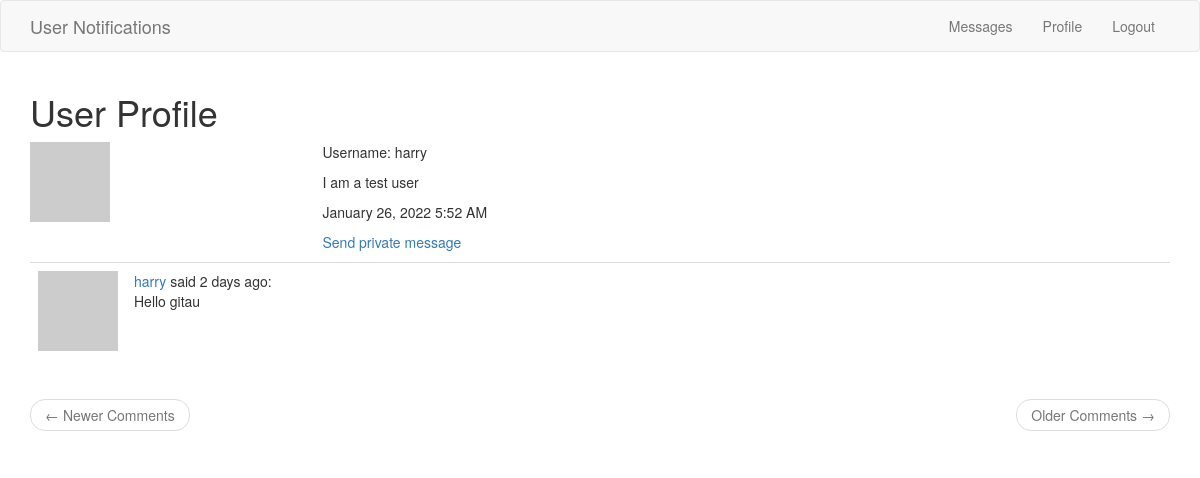
Page /user/harry (signed in) on the earlier database version.
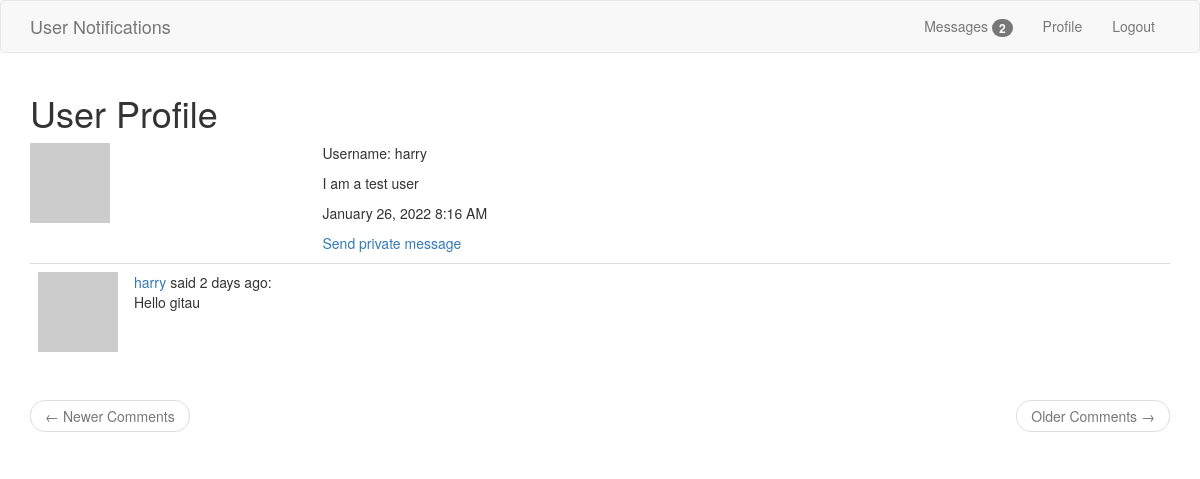
Same page on the later database version.
### app/models.py (models this page shows, shortened)
class User(UserMixin, db.Model):
    __table_name__ = 'users'
    id = db.Column(db.Integer, primary_key=True)
    username = db.Column(db.String(64), index=True, unique=True)
    email = db.Column(db.String(64), index=True, unique=True)
    password_hash = db.Column(db.String(128))
    about_me = db.Column(db.String(120))
    last_seen = db.Column(db.DateTime, default=datetime.utcnow)
    posts = db.relationship('Post', backref='author', lazy='dynamic')
    messages_sent = db.relationship(
        'Message',
        foreign_keys='Message.sender_id',
        backref='author',
        lazy='dynamic')
    messages_received = db.relationship(
        'Message',
        foreign_keys='Message.recipient_id',
        backref='recipient',
        lazy='dynamic')
    last_message_read_time = db.Column(db.DateTime)
    notifications = db.relationship(
        'Notification',
        backref='user',
        lazy='dynamic')
    def avatar(self, size):
        digest = md5(self.email.lower().encode('utf-8')).hexdigest()
        return f'https://www.gravatar.com/avatar/{digest}?d=identicon&s={size}'
    def new_messages(self):
        last_read_time = self.last_message_read_time or datetime(1900, 1, 1)
        return Message.query.filter_by(recipient=self).filter(
            Message.timestamp > last_read_time).count()

### app/routes.py (the view)
@app.route('/user/<username>')
@login_required
def user(username):
    user = User.query.filter_by(username=username).first_or_404()
    page = request.args.get('page', 1, type=int)
    posts = user.posts.order_by(Post.timestamp.desc()).paginate(
        page, app.config['POSTS_PER_PAGE'], False)
    next_url = url_for('user', username=user.username, page=posts.next_num) \
        if posts.has_next else None
    prev_url = url_for('index', page=posts.prev_num) \
        if posts.has_prev else None
    return render_template(
        'user.html',
        title='User Profile',
        username=username,
        user=user,
        next_url=next_url,
        prev_url=prev_url,
        posts=posts.items
    )

### app/models.py (called while the page is built)
@login.user_loader
def load_user(id):
    return User.query.get(int(id))

### app/routes.py (called while the page is built)
@app.before_request
def before_request():
    if current_user.is_authenticated:
        current_user.last_seen = datetime.utcnow()
        db.session.commit()

### app/templates/user.html (shortened to what this page needs)
{% extends 'base.html' %}
{% block app_context %}
<div class="row">
    <div class="col-md-12">
        <h1>{{title}}</h1>
    </div>
</div>
<div class="row">
    <div class="col-sm-3 text-center">
        <p>
            <img src="{{ user.avatar(70) }}" alt="Avatar" class="img-responsive">
        </p>
    </div>
    <div class="col-sm-9">
        <p>
            Username: {{ user.username }}
        </p>
        {% if user.about_me %}
        <p>
            <span>
                {{ user.about_me }}
            </span>
        </p>
        {% endif %}
        <p>
            <span>
                {{ moment(user.last_seen).format('LLL') }}
            </span>
        </p>
        {% if user != current_user %}
                <p>
                    <a href=" {{ url_for('send_message', recipient=user.username) }} ">
                        Send private message
                    </a>
                </p>
        {% endif %}
    </div>
</div>
<div class="row">
    <div class="col-sm-12">
        {% for post in posts %}
            {% include '_posts.html' %}
        {% endfor %}
    </div>
</div>
<nav aria-label="...">
    <ul class="pager">
        <li class="previous{% if not prev_url %} disabled{% endif %}">
            <a href="{{ prev_url or '#' }}">
                <span aria-hidden="true">&larr;</span> Newer Comments
            </a>
        </li>
        <li class="next{% if not next_url %} disabled{% endif %}">
            <a href="{{ next_url or '#' }}">
                Older Comments <span aria-hidden="true">&rarr;</span>
            </a>
        </li>
    </ul>
</nav>
{% endblock %}

Differences in the rows shown:
changed User "harry": last_seen "January 26, 2022 5:52 AM" → "January 26, 2022 8:16 AM"
Other differences:
{{ new_messages }}: (not shown) → "2"
